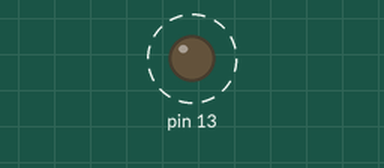
A sketch run on a simulated Arduino Uno, built with avr-gcc and run on an emulated ATmega328P. Parts: output pins drawn as LEDs (lit = HIGH). Dashed ring = blinking. No radio packets arrive unless stated.

Above: at 0.03 s.
Timing chart, 0 to 3.0 s (numbered marks = the images above):
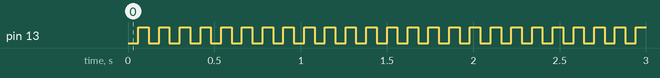

Measured:
- by itself, pin 13: alternates HIGH for 0.06 s and LOW for 0.06 s

The sketch:

emetteur-433-LED.ino
```cpp
#include <VirtualWire.h>

char *controller;

void setup() {
  pinMode(13,OUTPUT);

  vw_set_ptt_inverted(true);
  vw_set_tx_pin(12); //emetteur pin 12
  vw_setup(100);// vitesse en bit/s
}

void loop(){
controller="1" ;
  vw_send((uint8_t *)controller, strlen(controller));
  vw_wait_tx(); // Wait until the whole message is gone
  digitalWrite(13,1);

controller="0" ;
  vw_send((uint8_t *)controller, strlen(controller));
  vw_wait_tx(); // Wait until the whole message is gone
  digitalWrite(13,0);

}
```
